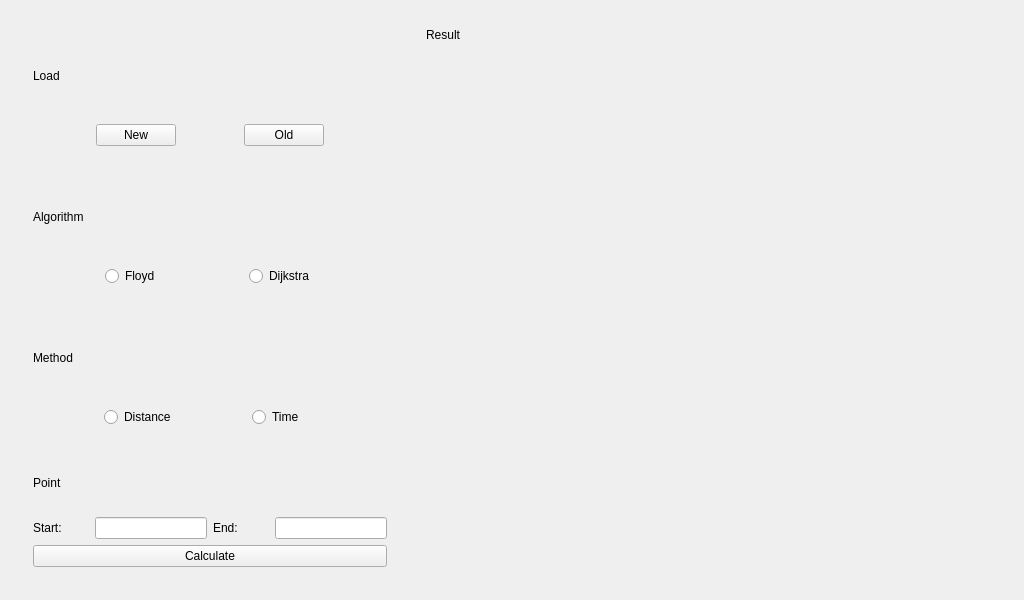
<?xml version="1.0" encoding="UTF-8"?>
<ui version="4.0">
 <class>ssp</class>
 <widget class="QWidget" name="ssp">
  <property name="geometry">
   <rect>
    <x>0</x>
    <y>0</y>
    <width>1024</width>
    <height>600</height>
   </rect>
  </property>
  <property name="windowTitle">
   <string>ssp</string>
  </property>
  <layout class="QGridLayout" name="gridLayout" columnstretch="2,3">
   <item row="0" column="0">
    <widget class="QWidget" name="widgetLeft" native="true">
     <layout class="QGridLayout" name="gridLayout_2" rowstretch="1,1,1,1">
      <item row="0" column="0">
       <widget class="QWidget" name="widgetLoad" native="true">
        <layout class="QGridLayout" name="gridLayout_3" columnstretch="1,1,1,1,1">
         <item row="1" column="0">
          <spacer name="horizontalSpacer">
           <property name="orientation">
            <enum>Qt::Horizontal</enum>
           </property>
           <property name="sizeHint" stdset="0">
            <size>
             <width>40</width>
             <height>20</height>
            </size>
           </property>
          </spacer>
         </item>
         <item row="1" column="1">
          <widget class="QPushButton" name="pushButtonNew">
           <property name="text">
            <string>New</string>
           </property>
          </widget>
         </item>
         <item row="1" column="3">
          <widget class="QPushButton" name="pushButtonOld">
           <property name="text">
            <string>Old</string>
           </property>
          </widget>
         </item>
         <item row="1" column="2">
          <spacer name="horizontalSpacer_2">
           <property name="orientation">
            <enum>Qt::Horizontal</enum>
           </property>
           <property name="sizeHint" stdset="0">
            <size>
             <width>40</width>
             <height>20</height>
            </size>
           </property>
          </spacer>
         </item>
         <item row="1" column="4">
          <spacer name="horizontalSpacer_3">
           <property name="orientation">
            <enum>Qt::Horizontal</enum>
           </property>
           <property name="sizeHint" stdset="0">
            <size>
             <width>40</width>
             <height>20</height>
            </size>
           </property>
          </spacer>
         </item>
         <item row="0" column="0" colspan="5">
          <widget class="QLabel" name="labelLoad">
           <property name="text">
            <string>Load</string>
           </property>
          </widget>
         </item>
        </layout>
       </widget>
      </item>
      <item row="1" column="0">
       <widget class="QWidget" name="widgetAlgorithm" native="true">
        <layout class="QGridLayout" name="gridLayout_4" columnstretch="1,1,1,1,1">
         <item row="1" column="2">
          <spacer name="horizontalSpacer_5">
           <property name="orientation">
            <enum>Qt::Horizontal</enum>
           </property>
           <property name="sizeHint" stdset="0">
            <size>
             <width>40</width>
             <height>20</height>
            </size>
           </property>
          </spacer>
         </item>
         <item row="1" column="1">
          <widget class="QRadioButton" name="radioButtonFloyd">
           <property name="text">
            <string>Floyd</string>
           </property>
          </widget>
         </item>
         <item row="1" column="0">
          <spacer name="horizontalSpacer_4">
           <property name="orientation">
            <enum>Qt::Horizontal</enum>
           </property>
           <property name="sizeHint" stdset="0">
            <size>
             <width>40</width>
             <height>20</height>
            </size>
           </property>
          </spacer>
         </item>
         <item row="1" column="3">
          <widget class="QRadioButton" name="radioButtonDijkstra">
           <property name="text">
            <string>Dijkstra</string>
           </property>
          </widget>
         </item>
         <item row="1" column="4">
          <spacer name="horizontalSpacer_6">
           <property name="orientation">
            <enum>Qt::Horizontal</enum>
           </property>
           <property name="sizeHint" stdset="0">
            <size>
             <width>40</width>
             <height>20</height>
            </size>
           </property>
          </spacer>
         </item>
         <item row="0" column="0" colspan="5">
          <widget class="QLabel" name="labelAlgorithm">
           <property name="text">
            <string>Algorithm</string>
           </property>
          </widget>
         </item>
        </layout>
       </widget>
      </item>
      <item row="3" column="0">
       <widget class="QWidget" name="widgetPoint" native="true">
        <layout class="QGridLayout" name="gridLayout_6" columnstretch="1,1,1,1,2">
         <item row="1" column="0">
          <widget class="QLabel" name="labelStart">
           <property name="text">
            <string>Start:</string>
           </property>
          </widget>
         </item>
         <item row="1" column="1" colspan="2">
          <widget class="QLineEdit" name="lineEditStart"/>
         </item>
         <item row="1" column="3">
          <widget class="QLabel" name="labelEnd">
           <property name="text">
            <string>End:</string>
           </property>
          </widget>
         </item>
         <item row="1" column="4">
          <widget class="QLineEdit" name="lineEditEnd"/>
         </item>
         <item row="2" column="0" colspan="5">
          <widget class="QPushButton" name="pushButtonCalculate">
           <property name="text">
            <string>Calculate</string>
           </property>
          </widget>
         </item>
         <item row="0" column="0" colspan="5">
          <widget class="QLabel" name="labelPoint">
           <property name="text">
            <string>Point</string>
           </property>
          </widget>
         </item>
        </layout>
       </widget>
      </item>
      <item row="2" column="0">
       <widget class="QWidget" name="widgetMethod" native="true">
        <layout class="QGridLayout" name="gridLayout_5" columnstretch="1,1,1,1,1">
         <item row="1" column="3">
          <widget class="QRadioButton" name="radioButtonTime">
           <property name="text">
            <string>Time</string>
           </property>
          </widget>
         </item>
         <item row="1" column="2">
          <spacer name="horizontalSpacer_8">
           <property name="orientation">
            <enum>Qt::Horizontal</enum>
           </property>
           <property name="sizeHint" stdset="0">
            <size>
             <width>40</width>
             <height>20</height>
            </size>
           </property>
          </spacer>
         </item>
         <item row="1" column="1">
          <widget class="QRadioButton" name="radioButtonDistance">
           <property name="text">
            <string>Distance</string>
           </property>
          </widget>
         </item>
         <item row="1" column="0">
          <spacer name="horizontalSpacer_7">
           <property name="orientation">
            <enum>Qt::Horizontal</enum>
           </property>
           <property name="sizeHint" stdset="0">
            <size>
             <width>40</width>
             <height>20</height>
            </size>
           </property>
          </spacer>
         </item>
         <item row="1" column="4">
          <spacer name="horizontalSpacer_9">
           <property name="orientation">
            <enum>Qt::Horizontal</enum>
           </property>
           <property name="sizeHint" stdset="0">
            <size>
             <width>40</width>
             <height>20</height>
            </size>
           </property>
          </spacer>
         </item>
         <item row="0" column="0" colspan="5">
          <widget class="QLabel" name="labelMethod">
           <property name="text">
            <string>Method</string>
           </property>
          </widget>
         </item>
        </layout>
       </widget>
      </item>
     </layout>
    </widget>
   </item>
   <item row="0" column="1">
    <widget class="QWidget" name="widgetRight" native="true">
     <layout class="QGridLayout" name="gridLayout_7" rowstretch="1,20">
      <item row="0" column="0">
       <widget class="QLabel" name="labelResult">
        <property name="text">
         <string>Result</string>
        </property>
       </widget>
      </item>
      <item row="1" column="0">
       <widget class="QWidget" name="widgetResult" native="true"/>
      </item>
     </layout>
    </widget>
   </item>
  </layout>
 </widget>
 <layoutdefault spacing="6" margin="11"/>
 <resources/>
 <connections/>
</ui>
